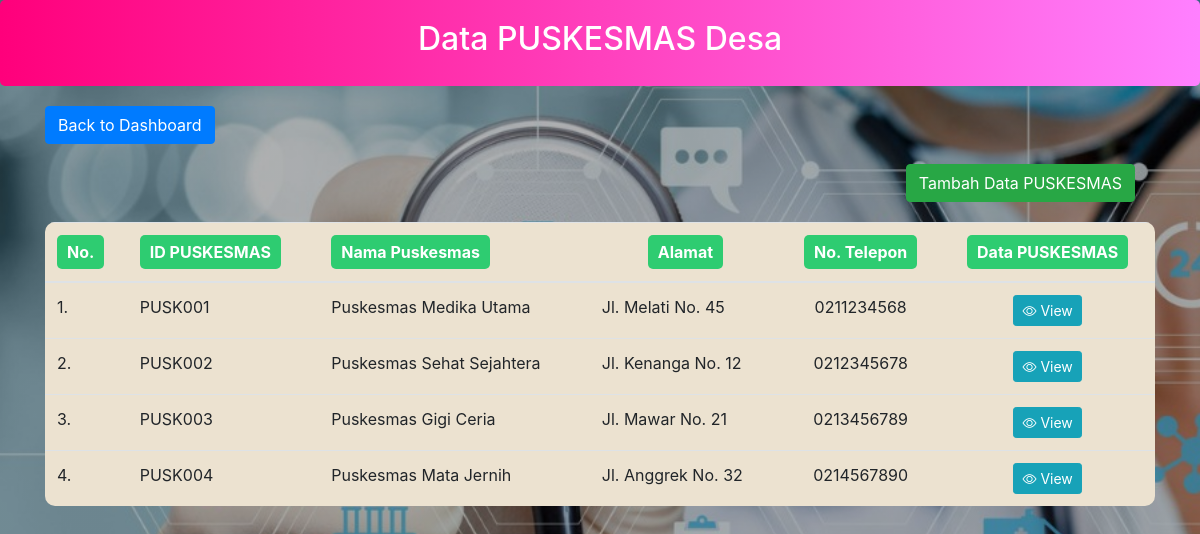
/LDkesehatan/puskesmas/index.php, run on the app's committed database.
### tables this page shows
CREATE TABLE `puskesmas` (
  `id_puskesmas` varchar(20) NOT NULL,
  `nama_puskesmas` varchar(100) DEFAULT NULL,
  `alamat` text DEFAULT NULL,
  `no_telepon` varchar(15) DEFAULT NULL
);

### LDkesehatan/puskesmas/index.php (the view, shortened to what this page needs)
<!DOCTYPE html>
<html>
<head>
    <link rel="stylesheet" href="../../bootstrap/css/bootstrap.min.css">
    <link rel="stylesheet" href="https://cdn.jsdelivr.net/npm/bootstrap-icons@1.9.1/font/bootstrap-icons.css">
</head>
<body>
    <div class="header-gradient">
        <h2>Data PUSKESMAS Desa</h2>
    </div>
    <div class="container">
        <div class="back-btn">
                    <a href="../dashboard.php" class="btn btn-primary">Back to Dashboard</a>
                </div>
        <button
            type="button"
            class="btn btn-success float-right"
            style="margin: 20px"
            onclick="location.href='create.php'"
        >
            Tambah Data PUSKESMAS
        </button>
        <?php
        require 'koneksi.php';
        $sort_column = isset($_GET['sort_column']) ? $_GET['sort_column'] : 'id_puskesmas';
        $sort_order = isset($_GET['sort_order']) ? $_GET['sort_order'] : 'ASC';
        $new_sort_order = ($sort_order == 'ASC') ? 'DESC' : 'ASC';
        $query = "SELECT * FROM puskesmas ORDER BY $sort_column $sort_order";
        $hasil = mysqli_query($conn, $query);
        ?>
        <table class="table table-hover">
            <thead>
                <tr>
                    <th scope="col" style="color: white;">
                        <a class="judultabel">No.</a>
                    </th>
                    <th scope="col">
                        <a href="?sort_column=id_puskesmas&sort_order=<?php echo $new_sort_order; ?>" class="sort-link">ID PUSKESMAS</a>
                    </th>
                    <th scope="col">
                        <a href="?sort_column=nama_puskesmas&sort_order=<?php echo $new_sort_order; ?>" class="sort-link">Nama Puskesmas</a>
                    </th>
                    <th scope="col" style="text-align: center;">
                        <a href="?sort_column=alamat&sort_order=<?php echo $new_sort_order; ?>" class="sort-link">Alamat</a>
                    </th>
                    <th scope="col" style="text-align: center;">
                        <a href="?sort_column=no_telepon&sort_order=<?php echo $new_sort_order; ?>" class="sort-link">No. Telepon</a>
                    </th>
                    <th scope="col" style="text-align: center; color: white;">
                        <a class="judultabel">Data PUSKESMAS</a>
                    </th>
                </tr>
            </thead>
            <tbody>
                <?php
                $no = 1;
                while ($data = mysqli_fetch_array($hasil)) {
                    echo "<tr>";
                    echo "<td>" . $no . ".</td>";
                    echo "<td>" . $data['id_puskesmas'] . "</td>";
                    echo "<td>" . $data['nama_puskesmas'] . "</td>";
                    echo "<td>" . $data['alamat'] . "</td>";
                    echo "<td style='text-align: center;'>" . $data['no_telepon'] . "</td>";
                    echo "<td style='text-align: center;'>
                            <a href='view.php?id_puskesmas=" . $data['id_puskesmas'] . "' class='btn btn-info btn-sm' title='view'>
                                <i class='bi bi-eye'></i> View
                            </a>
                          </td>";
                    echo "</tr>";
                    $no++;
                }
                ?>
            </tbody>
        </table>
    </div>
</body>
</html>

### LDkesehatan/puskesmas/index.php (style rules this page uses)
body { background: linear-gradient(rgba(0, 0, 0, 0.3), rgba(0, 0, 0, 0.3)), url('../images/puskesmas.jpg'); background-size: cover; background-position: center; background-attachment: fixed; color: white; height: 100vh; margin: 0; display: flex; flex-direction: column; }
.header-gradient { background: linear-gradient(90deg, #ff007b, #ff80ff); color: white; padding: 20px; margin-bottom: 20px; border-radius: 5px; text-align: center; }
table { background-color: #ECE2D0; border-collapse: collapse; border-radius: 10px; overflow: hidden; }
.judultabel { color: white; background-color: #2ecc71; padding: 5px 10px; border-radius: 5px; text-decoration: none; display: inline-block; text-align: center; }
.sort-link { color: white; background-color: #2ecc71; padding: 5px 10px; border-radius: 5px; text-decoration: none; display: inline-block; text-align: center; }

### data on the page
puskesmas: id_puskesmas "PUSK001", nama_puskesmas "Puskesmas Medika Utama", alamat "Jl. Melati No. 45", no_telepon "0211234568"
puskesmas: id_puskesmas "PUSK002", nama_puskesmas "Puskesmas Sehat Sejahtera", alamat "Jl. Kenanga No. 12", no_telepon "0212345678"
puskesmas: id_puskesmas "PUSK003", nama_puskesmas "Puskesmas Gigi Ceria", alamat "Jl. Mawar No. 21", no_telepon "0213456789"
puskesmas: id_puskesmas "PUSK004", nama_puskesmas "Puskesmas Mata Jernih", alamat "Jl. Anggrek No. 32", no_telepon "0214567890"
